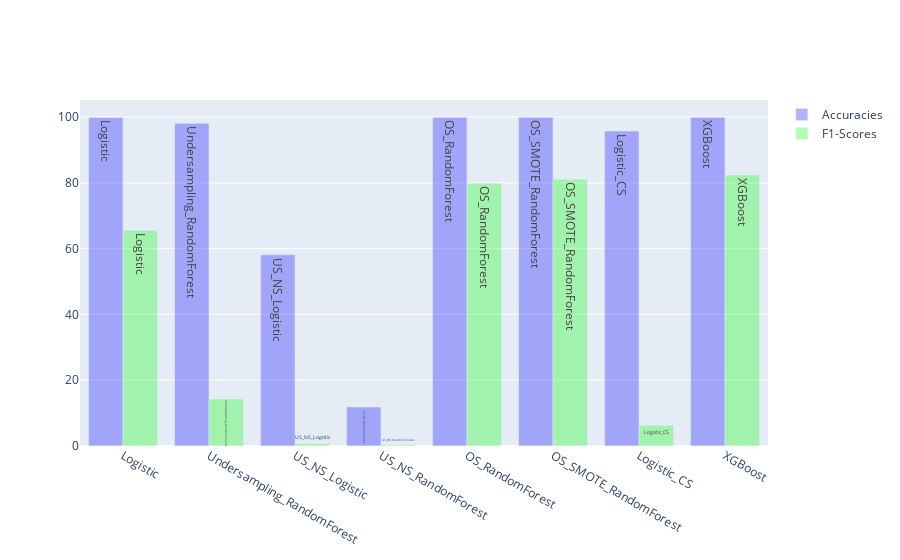

Source (notebook cell):
### Code cell
#Combined View

Bar1 = go.Bar(x = list(accuracies.keys()), 
              y = list(accuracies.values()), 
              name = "Accuracies", 
              marker = dict(color = 'rgba(0, 0, 255, 0.3)'), 
              text = list(f1scores.keys()))

Bar2 = go.Bar(x = list(f1scores.keys()), 
              y = list(f1scores.values()), 
              name = "F1-Scores", 
              marker = dict(color = 'rgba(0, 255, 0, 0.3)'), 
              text = list(f1scores.keys()))

data = [Bar1, Bar2]
layout = go.Layout(barmode = "group")
fig = go.Figure(data = data, layout = layout)
iplot(fig)

### Figure 1 — Plotly figure (JSON) as saved in the notebook; plotly's stock layout.template omitted (floating-point values rounded to 4 significant figures)
{"data": [{"marker": {"color": "rgba(0, 0, 255, 0.3)"}, "name": "Accuracies", "text": ["Logistic", "Undersampling_RandomForest", "US_NS_Logistic", "US_NS_RandomForest", "OS_RandomForest", "OS_SMOTE_RandomForest", "Logistic_CS", "XGBoost"], "type": "bar", "x": ["Logistic", "Undersampling_RandomForest", "US_NS_Logistic", "US_NS_RandomForest", "OS_RandomForest", "OS_SMOTE_RandomForest", "Logistic_CS", "XGBoost"], "y": [99.9, 98.11, 58.12, 11.85, 99.93, 99.94, 95.75, 99.94]}, {"marker": {"color": "rgba(0, 255, 0, 0.3)"}, "name": "F1-Scores", "text": ["Logistic", "Undersampling_RandomForest", "US_NS_Logistic", "US_NS_RandomForest", "OS_RandomForest", "OS_SMOTE_RandomForest", "Logistic_CS", "XGBoost"], "type": "bar", "x": ["Logistic", "Undersampling_RandomForest", "US_NS_Logistic", "US_NS_RandomForest", "OS_RandomForest", "OS_SMOTE_RandomForest", "Logistic_CS", "XGBoost"], "y": [65.61, 14.29, 0.78, 0.4, 79.86, 81.1, 6.29, 82.39]}], "layout": {"barmode": "group"}}
